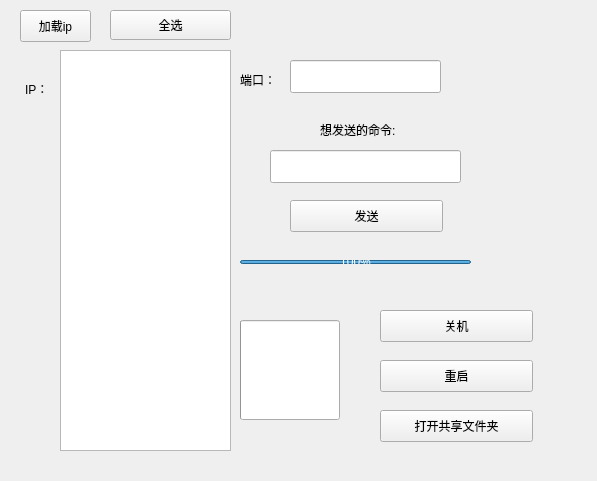
<?xml version="1.0" encoding="UTF-8"?>
<ui version="4.0">
 <class>Form_send_cmd</class>
 <widget class="QWidget" name="Form_send_cmd">
  <property name="geometry">
   <rect>
    <x>0</x>
    <y>0</y>
    <width>597</width>
    <height>481</height>
   </rect>
  </property>
  <property name="windowTitle">
   <string>Form</string>
  </property>
  <widget class="BodyLabel" name="BodyLabel_ip">
   <property name="geometry">
    <rect>
     <x>25</x>
     <y>79</y>
     <width>65</width>
     <height>19</height>
    </rect>
   </property>
   <property name="text">
    <string>IP：</string>
   </property>
  </widget>
  <widget class="BodyLabel" name="BodyLabel_port">
   <property name="geometry">
    <rect>
     <x>240</x>
     <y>70</y>
     <width>65</width>
     <height>19</height>
    </rect>
   </property>
   <property name="text">
    <string>端口：</string>
   </property>
  </widget>
  <widget class="LineEdit" name="LineEdit_port">
   <property name="geometry">
    <rect>
     <x>290</x>
     <y>60</y>
     <width>151</width>
     <height>33</height>
    </rect>
   </property>
   <property name="inputMethodHints">
    <set>Qt::ImhPreferNumbers</set>
   </property>
   <property name="inputMask">
    <string/>
   </property>
   <property name="text">
    <string/>
   </property>
   <property name="maxLength">
    <number>32367</number>
   </property>
  </widget>
  <widget class="BodyLabel" name="bodyLabel_cmd">
   <property name="geometry">
    <rect>
     <x>320</x>
     <y>120</y>
     <width>101</width>
     <height>20</height>
    </rect>
   </property>
   <property name="text">
    <string>想发送的命令:</string>
   </property>
  </widget>
  <widget class="LineEdit" name="LineEdit_cmd">
   <property name="geometry">
    <rect>
     <x>270</x>
     <y>150</y>
     <width>191</width>
     <height>33</height>
    </rect>
   </property>
   <property name="maxLength">
    <number>300</number>
   </property>
  </widget>
  <widget class="PrimaryPushButton" name="Button_Send">
   <property name="geometry">
    <rect>
     <x>290</x>
     <y>200</y>
     <width>153</width>
     <height>32</height>
    </rect>
   </property>
   <property name="text">
    <string>发送</string>
   </property>
  </widget>
  <widget class="ListWidget" name="ListWidget">
   <property name="geometry">
    <rect>
     <x>60</x>
     <y>50</y>
     <width>171</width>
     <height>401</height>
    </rect>
   </property>
  </widget>
  <widget class="ProgressBar" name="ProgressBar">
   <property name="geometry">
    <rect>
     <x>240</x>
     <y>260</y>
     <width>231</width>
     <height>4</height>
    </rect>
   </property>
   <property name="maximum">
    <number>15</number>
   </property>
   <property name="value">
    <number>15</number>
   </property>
  </widget>
  <widget class="ProgressRing" name="ProgressRing">
   <property name="geometry">
    <rect>
     <x>240</x>
     <y>320</y>
     <width>100</width>
     <height>100</height>
    </rect>
   </property>
   <property name="textVisible">
    <bool>true</bool>
   </property>
  </widget>
  <widget class="PrimaryPushButton" name="Button_Shutdown">
   <property name="geometry">
    <rect>
     <x>380</x>
     <y>310</y>
     <width>153</width>
     <height>32</height>
    </rect>
   </property>
   <property name="text">
    <string>关机</string>
   </property>
  </widget>
  <widget class="PrimaryPushButton" name="Button_Reboot">
   <property name="geometry">
    <rect>
     <x>380</x>
     <y>360</y>
     <width>153</width>
     <height>32</height>
    </rect>
   </property>
   <property name="text">
    <string>重启</string>
   </property>
  </widget>
  <widget class="PrimaryPushButton" name="Button_OpenSMB">
   <property name="geometry">
    <rect>
     <x>380</x>
     <y>410</y>
     <width>153</width>
     <height>32</height>
    </rect>
   </property>
   <property name="text">
    <string>打开共享文件夹</string>
   </property>
  </widget>
  <widget class="PillPushButton" name="PillPushButton_selectAll">
   <property name="geometry">
    <rect>
     <x>110</x>
     <y>10</y>
     <width>121</width>
     <height>30</height>
    </rect>
   </property>
   <property name="text">
    <string>全选</string>
   </property>
  </widget>
  <widget class="PrimaryPushButton" name="PrimaryPushButton_load_ip">
   <property name="geometry">
    <rect>
     <x>20</x>
     <y>10</y>
     <width>71</width>
     <height>32</height>
    </rect>
   </property>
   <property name="text">
    <string>加载ip</string>
   </property>
  </widget>
 </widget>
 <customwidgets>
  <customwidget>
   <class>PushButton</class>
   <extends>QPushButton</extends>
   <header>qfluentwidgets</header>
  </customwidget>
  <customwidget>
   <class>PrimaryPushButton</class>
   <extends>PushButton</extends>
   <header>qfluentwidgets</header>
  </customwidget>
  <customwidget>
   <class>ToggleButton</class>
   <extends>PushButton</extends>
   <header>qfluentwidgets</header>
  </customwidget>
  <customwidget>
   <class>BodyLabel</class>
   <extends>QLabel</extends>
   <header>qfluentwidgets</header>
  </customwidget>
  <customwidget>
   <class>ProgressBar</class>
   <extends>QProgressBar</extends>
   <header>qfluentwidgets</header>
  </customwidget>
  <customwidget>
   <class>ProgressRing</class>
   <extends>ProgressBar</extends>
   <header>qfluentwidgets</header>
  </customwidget>
  <customwidget>
   <class>LineEdit</class>
   <extends>QLineEdit</extends>
   <header>qfluentwidgets</header>
  </customwidget>
  <customwidget>
   <class>ListWidget</class>
   <extends>QListWidget</extends>
   <header>qfluentwidgets</header>
  </customwidget>
  <customwidget>
   <class>PillPushButton</class>
   <extends>ToggleButton</extends>
   <header>qfluentwidgets</header>
  </customwidget>
 </customwidgets>
 <resources/>
 <connections/>
</ui>
